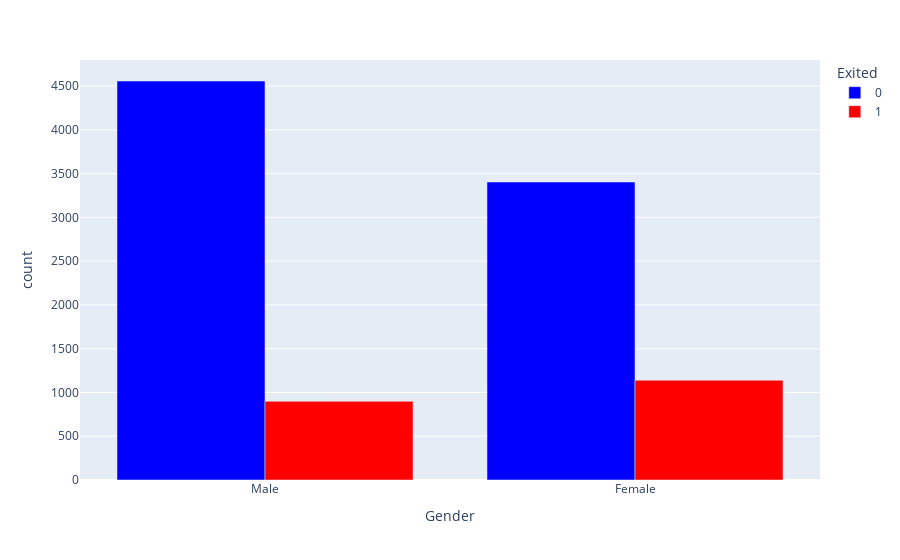

The notebook cell this image was saved under:
### Code cell
fig = px.bar(df[['Gender', 'Exited']].value_counts().reset_index(name='count'), 
             x='Gender', y='count', color='Exited', color_discrete_map={1: 'red', 0: 'blue'}, barmode=
             'group')
fig.show()

### Figure 1 — Plotly figure (JSON) as saved in the notebook; plotly's stock layout.template omitted (floating-point values rounded to 4 significant figures)
{"data": [{"alignmentgroup": "True", "hovertemplate": "Exited=0<br>Gender=%{x}<br>count=%{y}<extra></extra>", "legendgroup": "0", "marker": {"color": "blue", "pattern": {"shape": ""}}, "name": "0", "offsetgroup": "0", "orientation": "v", "showlegend": true, "textposition": "auto", "type": "bar", "x": ["Male", "Female"], "xaxis": "x", "y": [4558, 3404], "yaxis": "y"}, {"alignmentgroup": "True", "hovertemplate": "Exited=1<br>Gender=%{x}<br>count=%{y}<extra></extra>", "legendgroup": "1", "marker": {"color": "red", "pattern": {"shape": ""}}, "name": "1", "offsetgroup": "1", "orientation": "v", "showlegend": true, "textposition": "auto", "type": "bar", "x": ["Female", "Male"], "xaxis": "x", "y": [1139, 899], "yaxis": "y"}], "layout": {"barmode": "group", "legend": {"title": {"text": "Exited"}, "tracegroupgap": 0}, "margin": {"t": 60}, "xaxis": {"anchor": "y", "domain": [0, 1], "title": {"text": "Gender"}}, "yaxis": {"anchor": "x", "domain": [0, 1], "title": {"text": "count"}}}}
